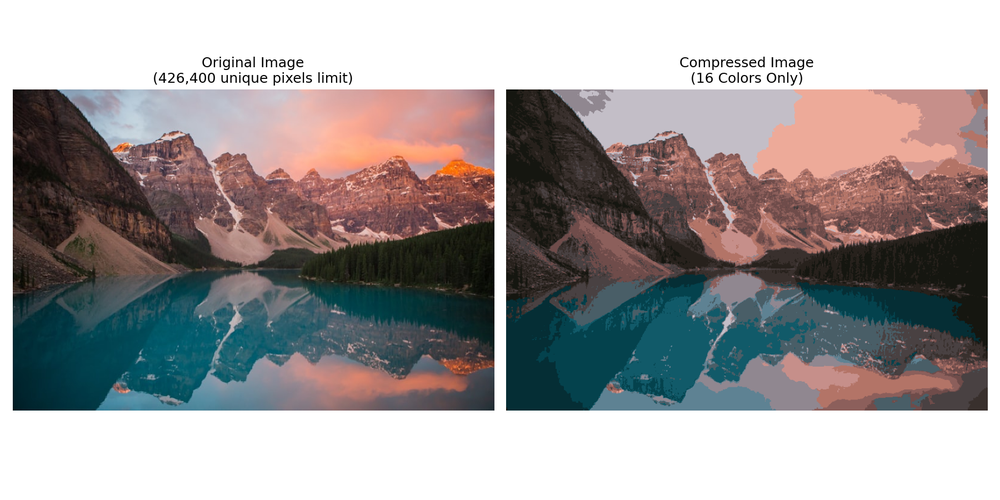
#> input picture sample_image_comparison_k16.png, 1000 x 500 px, shrunk from 1800 x 900 before the run; its folder holds only this picture in this run
$ python compressor.py --image sample_image_comparison_k16.png
#> lines starting #> are read from the running program, lines starting #| are printed output that depends on the picture
import numpy as np
import matplotlib.pyplot as plt
from PIL import Image
import os
import argparse

class KMeansImageCompressor:
    """
    A K-Means Image Compressor built from scratch using NumPy.
    This class clusters image pixels into K dominant colors to perform color quantization.
    """
    def __init__(self, k=16, max_iters=50, tol=1e-4):
        self.k = k
        self.max_iters = max_iters
        self.tol = tol
        self.centroids = None

    def initialize_centroids(self, X):
        """Randomly pick k data points as initial centroids."""
        np.random.seed(42)  # For reproducibility
        random_indices = np.random.choice(X.shape[0], self.k, replace=False)
        return X[random_indices]

    def compute_distances(self, X):
        """
        Compute Euclidean distance from each point in X to each centroid efficiently.
        Using the mathematical expansion: ||x - c||^2 = ||x||^2 + ||c||^2 - 2(x . c^T)

        X shape: (N, 3)
        centroids shape: (k, 3)
        Output shape: (N, k)
        """
        # X_norm shape: (N, 1)
        X_norm = np.sum(X**2, axis=1, keepdims=True)
        # c_norm shape: (1, k)
        c_norm = np.sum(self.centroids**2, axis=1)
        # dot_product shape: (N, k)
        dot_product = np.dot(X, self.centroids.T)

        # Calculate squared distances
        distances_sq = X_norm + c_norm - 2 * dot_product

        # Add a small epsilon to avoid negative values due to floating point inaccuracies
        distances_sq = np.maximum(distances_sq, 0)
        return np.sqrt(distances_sq)

    def fit(self, X):
        """Run the K-Means algorithm and return the final cluster assignments."""
        self.centroids = self.initialize_centroids(X)

        for i in range(self.max_iters):
            # 1. Compute distances and assign points to the nearest centroid
            distances = self.compute_distances(X)
            labels = np.argmin(distances, axis=1)

            # 2. Update centroids to the mean of their assigned points
            new_centroids = np.zeros_like(self.centroids)
            for cluster_idx in range(self.k):
                # Get all points assigned to this cluster
                cluster_points = X[labels == cluster_idx]
                if len(cluster_points) > 0:
                    # New centroid is the mean of the points
                    new_centroids[cluster_idx] = cluster_points.mean(axis=0)
                else:
                    # If a cluster is empty, keep the old centroid
                    new_centroids[cluster_idx] = self.centroids[cluster_idx]

            # 3. Check for convergence (if centroids stop moving)
            shift = np.linalg.norm(new_centroids - self.centroids)
            self.centroids = new_centroids
            print(f"Iteration {i+1}/{self.max_iters} - Centroid shift: {shift:.4f}")

            if shift < self.tol:
                print(f"Converged after {i+1} iterations!")
                break

        return labels

def compress_image(image_path, k=16):
#> called with image_path = 'sample_image_comparison_k16.png', k = 16
    print(f"\n--- Loading image from {image_path} ---")
    try:
        img = Image.open(image_path).convert('RGB')
    except Exception as e:
        print(f"Error loading image: {e}")
        return

    # Convert to NumPy array
    img_array = np.array(img)
    original_shape = img_array.shape  # (Height, Width, 3 channels)
#> original_shape = (500, 1000, 3)

    # Flatten the image into a 2D array: (Height * Width, 3)
    X = img_array.reshape(-1, 3)
    X = X.astype(np.float32)

    print(f"Original image size: {original_shape[0]}x{original_shape[1]} pixels.")
#| Original image size: 500x1000 pixels.
    print(f"Total pixels to process: {X.shape[0]:,}")
#| Total pixels to process: 500,000
    print(f"\n--- Running K-Means clustering (K={k}) ---")

    # Run the K-Means algorithm
    compressor = KMeansImageCompressor(k=k, max_iters=50)
    labels = compressor.fit(X)
#> in fit, `self.centroids = self.initialize_centroids(X)`: self.centroids = 16 rows, first 8: [199, 187, 197], [79, 66, 66], [192, 194, 205], [237, 170, 153], [97, 132, 149], [230, 176, 170], [111, 76, 74], [255, 255, 255]
#> the loop in fit, `for i in range(self.max_iters):` made 41 passes
#> shift on pass 1: 63.59
#| Iteration 1/50 - Centroid shift: 63.5905

    # Reconstruct the image using the centroid colors
    print("\n--- Reconstructing compressed image ---")
    compressed_X = compressor.centroids[labels]

    # Ensure pixel values are integers between 0 and 255
    compressed_X = np.clip(compressed_X, 0, 255).astype(np.uint8)

    # Reshape back to the original image dimensions
    compressed_img_array = compressed_X.reshape(original_shape)
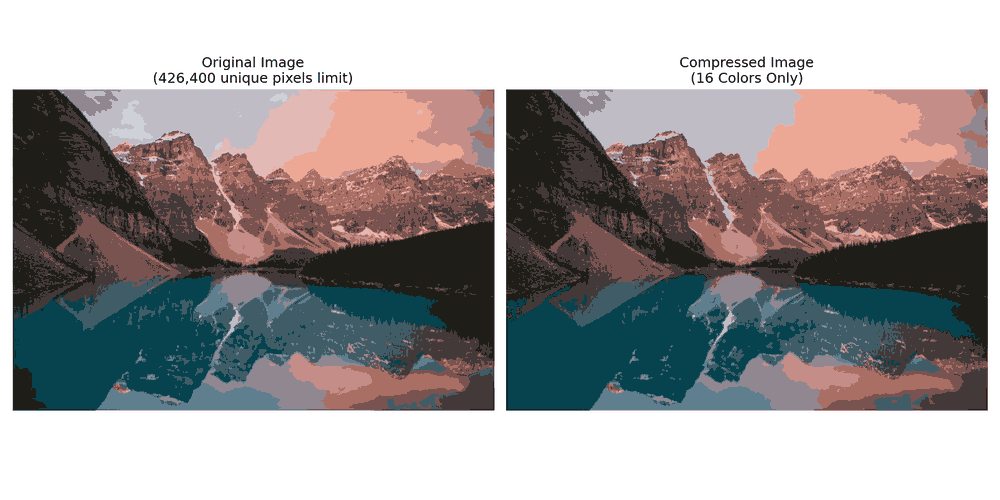
#> compressed_img_array: shape (500, 1000, 3); mean of channels 0, 1, 2 157.8, 153.5, 153.7; drawn as R, G, B

    # Save the compressed image
    dir_name = os.path.dirname(image_path)
    base_name = os.path.basename(image_path)
    name, ext = os.path.splitext(base_name)
    output_path = os.path.join(dir_name, f"{name}_compressed_k{k}{ext}")

    compressed_img = Image.fromarray(compressed_img_array)
    compressed_img.save(output_path)
    print(f"Success! Compressed image saved to: {output_path}")

    # Plot original vs compressed side-by-side
    print("Generating visual comparison plot...")
    fig, axes = plt.subplots(1, 2, figsize=(12, 6))

    axes[0].imshow(img_array)
    axes[0].set_title(f"Original Image\n({X.shape[0]:,} unique pixels limit)")
    axes[0].axis('off')

    axes[1].imshow(compressed_img_array)
    axes[1].set_title(f"Compressed Image\n({k} Colors Only)")
    axes[1].axis('off')

    plt.tight_layout()
    plot_path = os.path.join(dir_name, f"{name}_comparison_k{k}.png")
    plt.savefig(plot_path, dpi=150)
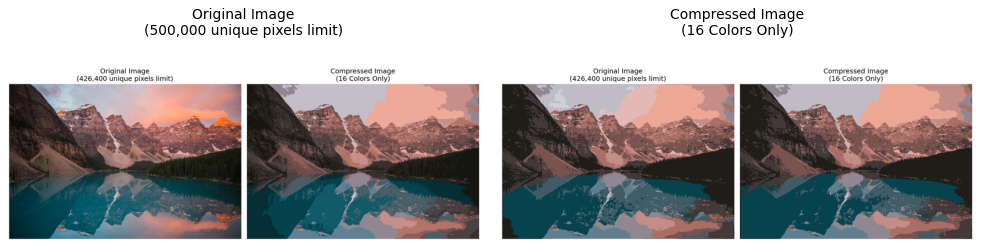
#> figure drawn by matplotlib, 2 panels
    print(f"Comparison plot saved to: {plot_path}")
    plt.close()

if __name__ == "__main__":
    parser = argparse.ArgumentParser(description="K-Means Image Color Compressor")
    parser.add_argument("--image", type=str, required=True, help="Path to the image to compress")
    parser.add_argument("--k", type=int, default=16, help="Number of colors to compress to (default: 16)")

    args = parser.parse_args()
    compress_image(args.image, args.k)
